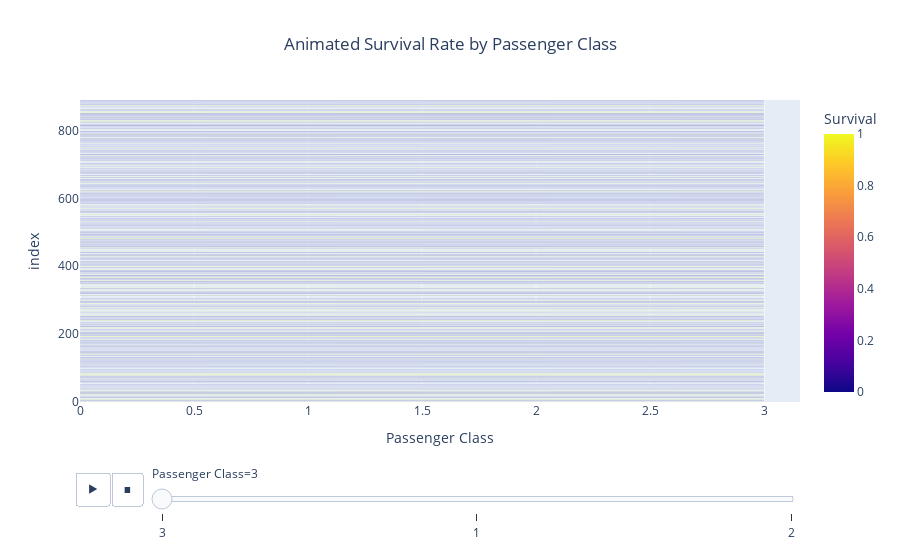

Write notebook code for a chart like this one.
### Code cell
import plotly.express as px

fig_animated_class = px.bar(data, x='Pclass', color='Survived', barmode='group', animation_frame='Pclass', labels={'Pclass': 'Passenger Class','Survived':'Survival'},title="Animated Survival Rate by Passenger Class")
fig_animated_class.update_layout(title_x=0.5)
fig_animated_class.show()

### Figure 1 — Plotly figure (JSON) as saved in the notebook; plotly's stock layout.template omitted (floating-point values rounded to 4 significant figures; data arrays with more than 128 entries replaced by an {"elided": "..."} marker saying what was removed)
{"data": [{"alignmentgroup": "True", "hovertemplate": "Passenger Class=%{x}<br>index=%{y}<br>Survival=%{marker.color}<extra></extra>", "legendgroup": "", "marker": {"color": {"elided": "491 int values"}, "coloraxis": "coloraxis", "pattern": {"shape": ""}}, "name": "", "offsetgroup": "", "orientation": "h", "showlegend": false, "textposition": "auto", "type": "bar", "x": {"elided": "491 int values"}, "xaxis": "x", "y": {"elided": "491 int values"}, "yaxis": "y"}], "layout": {"autosize": true, "barmode": "group", "coloraxis": {"colorbar": {"title": {"text": "Survival"}}, "colorscale": [[0, "#0d0887"], [0.1111, "#46039f"], [0.2222, "#7201a8"], [0.3333, "#9c179e"], [0.4444, "#bd3786"], [0.5556, "#d8576b"], [0.6667, "#ed7953"], [0.7778, "#fb9f3a"], [0.8889, "#fdca26"], [1, "#f0f921"]]}, "legend": {"tracegroupgap": 0}, "sliders": [{"active": 0, "currentvalue": {"prefix": "Passenger Class="}, "len": 0.9, "pad": {"b": 10, "t": 60}, "steps": [{"args": [["3"], {"frame": {"duration": 0, "redraw": true}, "fromcurrent": true, "mode": "immediate", "transition": {"duration": 0, "easing": "linear"}}], "label": "3", "method": "animate"}, {"args": [["1"], {"frame": {"duration": 0, "redraw": true}, "fromcurrent": true, "mode": "immediate", "transition": {"duration": 0, "easing": "linear"}}], "label": "1", "method": "animate"}, {"args": [["2"], {"frame": {"duration": 0, "redraw": true}, "fromcurrent": true, "mode": "immediate", "transition": {"duration": 0, "easing": "linear"}}], "label": "2", "method": "animate"}], "x": 0.1, "xanchor": "left", "y": 0, "yanchor": "top"}], "title": {"text": "Animated Survival Rate by Passenger Class", "x": 0.5}, "updatemenus": [{"buttons": [{"args": [null, {"frame": {"duration": 500, "redraw": true}, "fromcurrent": true, "mode": "immediate", "transition": {"duration": 500, "easing": "linear"}}], "label": "&#9654;", "method": "animate"}, {"args": [[null], {"frame": {"duration": 0, "redraw": true}, "fromcurrent": true, "mode": "immediate", "transition": {"duration": 0, "easing": "linear"}}], "label": "&#9724;", "method": "animate"}], "direction": "left", "pad": {"r": 10, "t": 70}, "showactive": false, "type": "buttons", "x": 0.1, "xanchor": "right", "y": 0, "yanchor": "top"}], "xaxis": {"anchor": "y", "autorange": true, "categoryarray": [3, 1, 2], "categoryorder": "array", "domain": [0, 1], "range": [0, 3.158], "title": {"text": "Passenger Class"}, "type": "linear"}, "yaxis": {"anchor": "x", "autorange": true, "domain": [0, 1], "range": [-0.5, 890.5], "title": {"text": "index"}, "type": "linear"}}}
